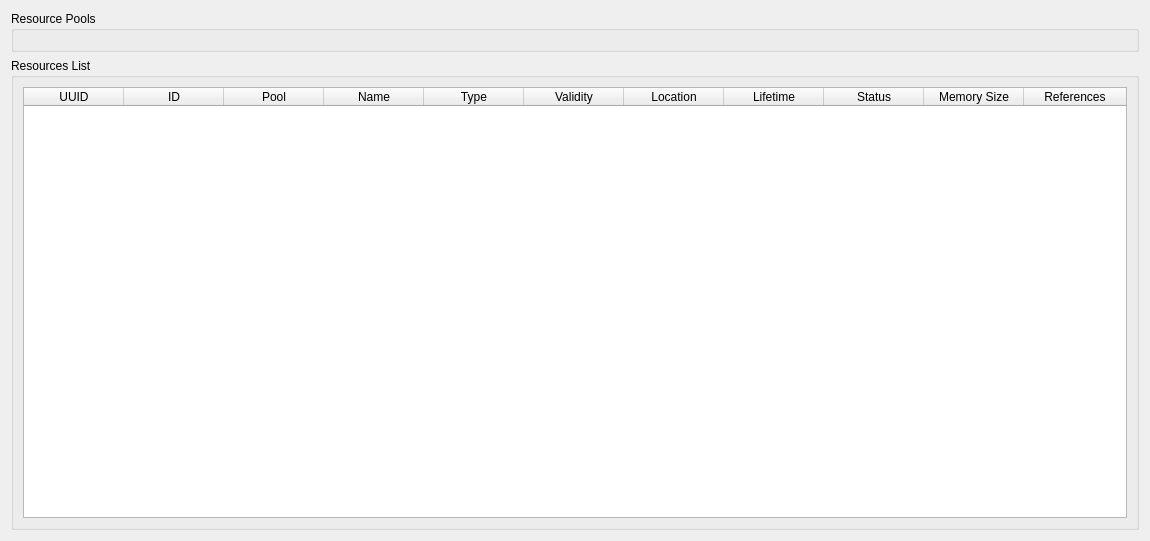
<?xml version="1.0" encoding="UTF-8"?>
<ui version="4.0">
 <class>ResourceViewer</class>
 <widget class="QWidget" name="ResourceViewer">
  <property name="geometry">
   <rect>
    <x>0</x>
    <y>0</y>
    <width>1150</width>
    <height>541</height>
   </rect>
  </property>
  <property name="windowTitle">
   <string>Resource Viewer</string>
  </property>
  <layout class="QVBoxLayout" name="verticalLayout">
   <property name="sizeConstraint">
    <enum>QLayout::SetMinimumSize</enum>
   </property>
   <item>
    <widget class="QGroupBox" name="PoolGroup">
     <property name="sizePolicy">
      <sizepolicy hsizetype="Preferred" vsizetype="Preferred">
       <horstretch>0</horstretch>
       <verstretch>0</verstretch>
      </sizepolicy>
     </property>
     <property name="maximumSize">
      <size>
       <width>16777215</width>
       <height>16777215</height>
      </size>
     </property>
     <property name="title">
      <string>Resource Pools</string>
     </property>
     <layout class="QVBoxLayout" name="PoolGroupVLayout">
      <property name="leftMargin">
       <number>9</number>
      </property>
      <property name="topMargin">
       <number>9</number>
      </property>
      <property name="rightMargin">
       <number>9</number>
      </property>
      <property name="bottomMargin">
       <number>9</number>
      </property>
     </layout>
    </widget>
   </item>
   <item>
    <widget class="QGroupBox" name="ResourceListGroup">
     <property name="title">
      <string>Resources List</string>
     </property>
     <layout class="QVBoxLayout" name="verticalLayout_2">
      <property name="spacing">
       <number>6</number>
      </property>
      <property name="leftMargin">
       <number>9</number>
      </property>
      <property name="topMargin">
       <number>9</number>
      </property>
      <property name="rightMargin">
       <number>9</number>
      </property>
      <property name="bottomMargin">
       <number>9</number>
      </property>
      <item>
       <widget class="QTableWidget" name="ResourcesTable">
        <attribute name="horizontalHeaderShowSortIndicator" stdset="0">
         <bool>true</bool>
        </attribute>
        <attribute name="horizontalHeaderStretchLastSection">
         <bool>true</bool>
        </attribute>
        <attribute name="verticalHeaderCascadingSectionResizes">
         <bool>true</bool>
        </attribute>
        <column>
         <property name="text">
          <string>UUID</string>
         </property>
        </column>
        <column>
         <property name="text">
          <string>ID</string>
         </property>
        </column>
        <column>
         <property name="text">
          <string>Pool</string>
         </property>
        </column>
        <column>
         <property name="text">
          <string>Name</string>
         </property>
        </column>
        <column>
         <property name="text">
          <string>Type</string>
         </property>
        </column>
        <column>
         <property name="text">
          <string>Validity</string>
         </property>
        </column>
        <column>
         <property name="text">
          <string>Location</string>
         </property>
        </column>
        <column>
         <property name="text">
          <string>Lifetime</string>
         </property>
        </column>
        <column>
         <property name="text">
          <string>Status</string>
         </property>
        </column>
        <column>
         <property name="text">
          <string>Memory Size</string>
         </property>
        </column>
        <column>
         <property name="text">
          <string>References</string>
         </property>
        </column>
       </widget>
      </item>
     </layout>
    </widget>
   </item>
  </layout>
 </widget>
 <layoutdefault spacing="6" margin="11"/>
 <resources/>
 <connections/>
</ui>
